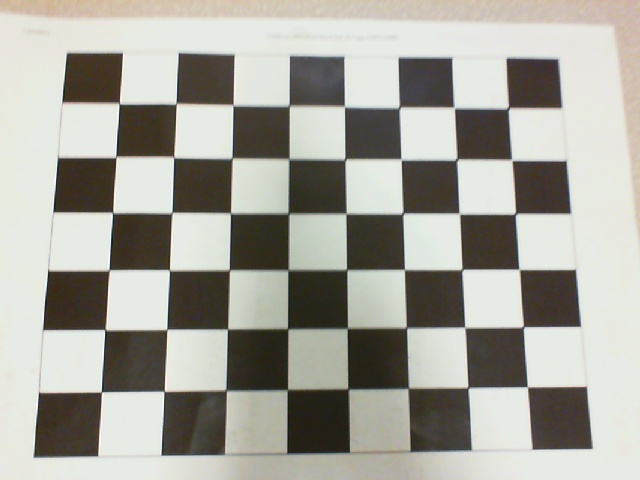
#> input picture OT/img_0.jpg, 640 x 480 px, given in place of pasta_00872.jpg, which was not available
$ python label_data.py
#> lines starting #> are read from the running program, lines starting #| are printed output that depends on the picture; after the words box and inside, x2 and y2 are one past the last pixel; in counts of white or black regions, pixels touching at a corner belong together
import cv2
import numpy as np
import csv
import time

def labelData(basename, startframe, endframe):
    """Takes in the video and the section where the object is visible
    allows the user to create a box around the ojbect being tracked. The
    corners of this box are saved as the position of the object

    ***Assumes that the input will be a jpg file
    ***Callibration occurs in order: up, down, left, right'
    ***Assumes use of linux in way filepaths are defined
    ***Creates a csv file where the first entry is the frame, the second and
    third represent the x,y coordinates of the top left corner and the fourth
    and fifth represent the x,y coordinates of the bottom right corner
    ***Beware the corner crossover that happens when labeling data.
    The rest of the code takes this into account so the actual results are fine.
    """
#> called with basename = 'pasta', startframe = 50, endframe = 872
    c1 = (0,0)
    c2 = (20,20)
    #creates a new csv file to store data
    path = '../gstore-snippets/%s_snippet/' %basename

    #calibrate arrow key controls to the current keyboard
    print('Begining calibration, please press the up key')
    temp = cv2.namedWindow('calibrate')
    k = cv2.waitKey(0)
#> (key Esc is pressed here)
    if k != -1:
        up = k
    print('Please press the down key')
    k = cv2.waitKey(0)
#> (key Esc is pressed here)
    if k != -1:
        down = k
    print('Please press the left key')
    k = cv2.waitKey(0)
#> (key Esc is pressed here)
    if k != -1:
        left = k
    print('Please press the right key')
    k = cv2.waitKey(0)
#> (key Esc is pressed here)
    if k != -1:
        right = k
    cv2.destroyAllWindows()
    print('Thank you. Done Calibrating')

    #setting up the csv for the results
    with open(path + basename +".csv", "w") as csvfile:
        keypointwriter = csv.writer(csvfile, delimiter= ',',
                               quotechar='|', quoting=csv.QUOTE_MINIMAL)
        for i in range(startframe, endframe + 1)[::-1]:
            #names start w/ 4 '0's below makes correct number to add to basename
            frame = (5 -len(str(i))) * '0' + str(i)
            print (str(endframe-i) +'/' + str(endframe-startframe))
            while(1):
                #draws rectangle over image resizing/ translating from user imnput
                temp = cv2.imread(path + basename +'_'+ frame +'.jpg')
#> temp is the input picture: shape (480, 640, 3); mean B, G, R 156.8, 165.3, 166.2
                cv2.rectangle(temp,c1, c2, (0, 0, 255),2)
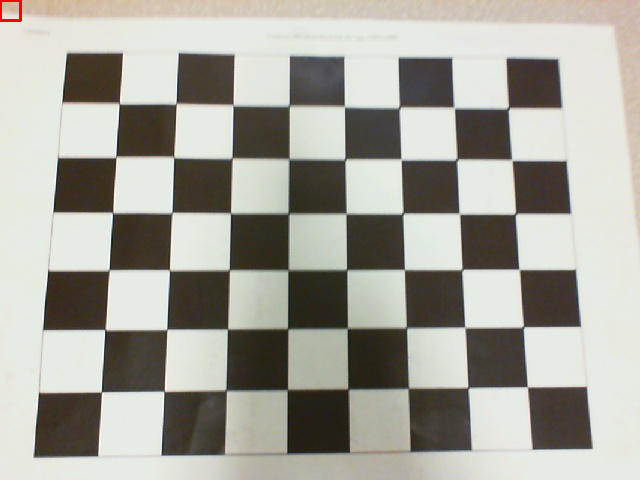
#> temp: shape (480, 640, 3); 0.06% of pixels changed, all inside (x1, y1, x2, y2) = (0, 0, 22, 22)
                cv2.imshow('rec', temp)
                k = cv2.waitKey(5)
#> (key Esc is pressed here)
                if k == ord('s'):
                    c1 = (c1[0], c1[1]+2)
                elif k == ord('d'):
                    c1 = (c1[0]+2, c1[1])
                elif k == ord('a'):
                    c1= (c1[0]-2, c1[1])
                elif k == ord('w'):
                    c1= (c1[0], c1[1]-2)
                elif k == right:       #expand box width
                    c1 = (c1[0]+2, c1[1])
                    c2 = (c2[0]+2, c2[1])
                elif k == left:        #decrease box width
                    c1 = (c1[0]-2, c1[1])
                    c2 = (c2[0]-2, c2[1])
                elif k == down:        #expand box height
                    c1 = (c1[0], c1[1]+2)
                    c2 = (c2[0], c2[1]+2)
                elif k == up:        #decrease box height
                    c1 = (c1[0], c1[1]-2)
                    c2 = (c2[0], c2[1]-2)

                elif k == 32:
                    break

            keypointwriter.writerow([frame, c1[0], c1[1], c2[0], c2[1]])
#> pass 2 of the loop in labelData, `for i in range(startframe, endframe + 1)[::-1]:`:
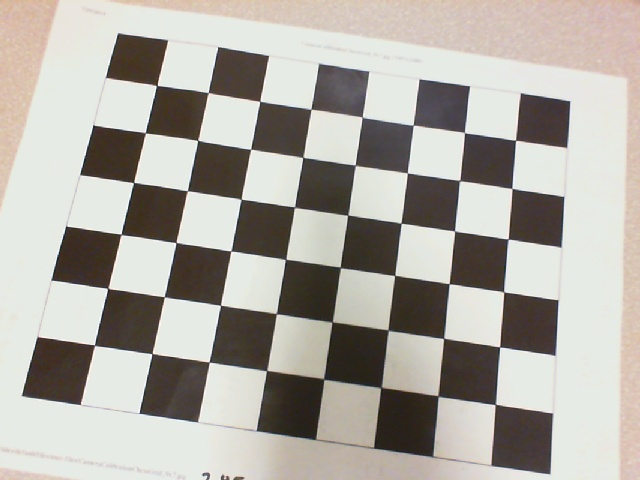
#> input picture OT/img_1.jpg, 640 x 480 px, given in place of pasta_00871.jpg, which was not available
#> in labelData, temp is the input picture: shape (480, 640, 3); mean B, G, R 164, 171.2, 175.1
#> in labelData, `cv2.rectangle(temp,c1, c2, (0, 0, 255),2)`:
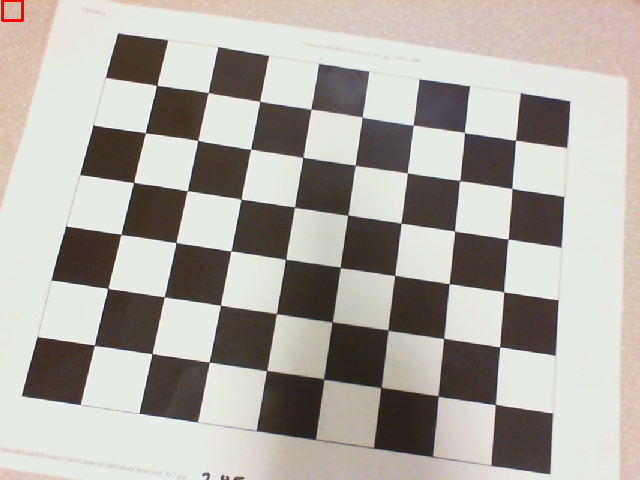
#> temp: shape (480, 640, 3); 0.07% of pixels changed, all inside (x1, y1, x2, y2) = (1, 0, 24, 22)

if __name__ == '__main__':
    #labelData('catfood', 266, 762)
    labelData('pasta', 50, 872)
